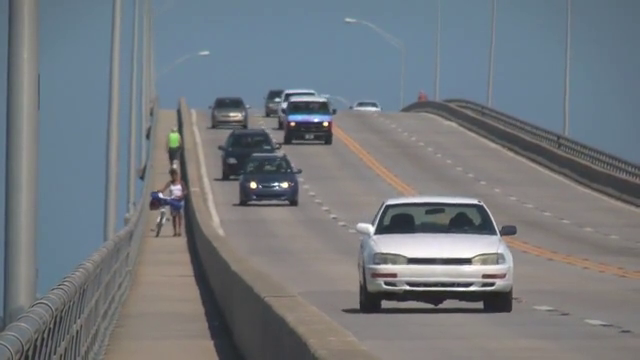
#> input picture frame 91 of images/slow_traffic_small.mp4, 640 x 360 px
$ jupyter execute mean-shift.ipynb
#> lines starting #> are read from the running program, lines starting #| are printed output that depends on the picture; after the words box and inside, x2 and y2 are one past the last pixel; in counts of white or black regions, pixels touching at a corner belong together
[cell 1]
import cv2 as cv
import numpy as np
import matplotlib.pyplot as plt
from IPython import display

## Meanshift

Mục tiêu của thuật toán meanshift là đi tìm cực đại địa phương từ một vị trí bắt đầu gần đó trong không gian hàm mật độ xác suất nào đó. Cụ thể hơn khi đặt trong bài toán tracking trong video, tại frame ảnh thứ $t$, vật thể được xác định là nằm trong cửa sổ ảnh $W^{(t)}$, mục tiêu là tại frame thứ $t+1$, xác định một hàm mật độ xác suất chỉ khả năng một vị trí pixel nằm trong vật thể, khi đó nhiệm vụ của thuật toán mean-shift là dịch cửa số $W^{(t)}$ tới vị trí có khả năng là vật thể cao nhất.

[cell 2]
cap = cv.VideoCapture("../images/slow_traffic_small.mp4") # đọc video
ret, frame = cap.read() # đọc frame đầu tiên của video
#> frame is the input picture: shape (360, 640, 3); mean B, G, R 126.6, 121.2, 115.7

# khởi tạo vị trí cửa sổ theo dõi vật thể ban đầu
x, y, w, h = 300, 200, 100, 50
track_window = (x, y, w, h)

img_track = cv.rectangle(frame, (x, y), (x+w, y+h), (0, 0, 255), 2)

plt.imshow(cv.cvtColor(img_track, cv.COLOR_BGR2RGB))
#> (this line was passed over: IPython is not available in this run)

[cell 3]
cap = cv.VideoCapture("../images/slow_traffic_small.mp4") # đọc video
ret, frame = cap.read() # đọc frame đầu tiên của video

# khởi tạo vị trí cửa sổ theo dõi vật thể ban đầu
x, y, w, h = 300, 200, 100, 50
track_window = (x, y, w, h)

roi = frame[y:y+h, x:x+w]
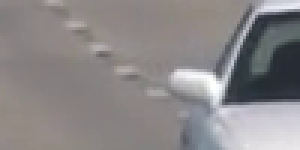
#> roi: shape (50, 100, 3) (shown 3 times larger); mean B, G, R 135.9, 135.1, 138.4
roi_hsv = cv.cvtColor(roi, cv.COLOR_BGR2HSV) # chuyển không gian màu BGR sang HSV
#> roi_hsv: shape (50, 100, 3); mean H, S, V 49.6, 19.4, 141.7
roi_mask = cv.inRange(roi_hsv, np.array((0., 0.,170.)), np.array((180.,255.,255.)))
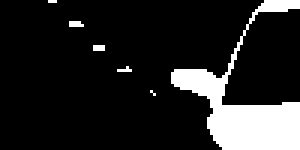
#> roi_mask: shape (50, 100) (shown 3 times larger); 14% white; 6 white regions (5 under 20 px), largest, box (x1, y1, x2, y2) and area: (57, 0, 100, 50) 672
roi_hist= cv.calcHist([roi_hsv], [0], roi_mask, [180], [0, 180]) # thống kê histogram giá trị Hue (màu sắc) trong cửa sổ theo dõi
#> roi_hist = 180 values, max 92 at index 126, min 0 at index 1, mean 3.89
cv.normalize(roi_hist, roi_hist, 0, 255, cv.NORM_MINMAX)

plt.subplot(1, 2, 1)
#> (this line was passed over: IPython is not available in this run)
plt.imshow(cv.cvtColor(roi, cv.COLOR_BGR2RGB))
#> (this line was passed over: IPython is not available in this run)
plt.subplot(1, 2, 2)
#> (this line was passed over: IPython is not available in this run)
plt.imshow(roi_mask, cmap='gray', vmin=0, vmax=255)
#> (this line was passed over: IPython is not available in this run)
plt.show()

# một cửa sổ ảnh ngẫu nhiên khác không chứa vật thể
roi2 = frame[150:150+h, 450:450+w]
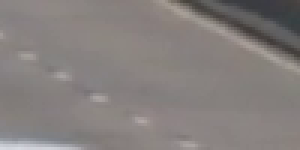
#> roi2: shape (50, 100, 3) (shown 3 times larger); mean B, G, R 125.2, 127.2, 132.8
roi2_hsv = cv.cvtColor(roi2, cv.COLOR_BGR2HSV) # chuyển không gian màu BGR sang HSV
#> roi2_hsv: shape (50, 100, 3); mean H, S, V 22.9, 16.3, 133.2
roi2_hist= cv.calcHist([roi2_hsv], [0], None, [180], [0, 180]) # thống kê histogram giá trị Hue (màu sắc) trong cửa sổ theo dõi
#> roi2_hist = 180 values, max 1312 at index 7, min 0 at index 1, mean 27.78
cv.normalize(roi2_hist, roi2_hist, 0, 255, cv.NORM_MINMAX)

plt.subplot(1, 2, 1)
#> (this line was passed over: IPython is not available in this run)
plt.plot(roi_hist)
#> (this line was passed over: IPython is not available in this run)
plt.subplot(1, 2, 2)
plt.plot(roi2_hist)
plt.show()

$ run again, starting later in the video
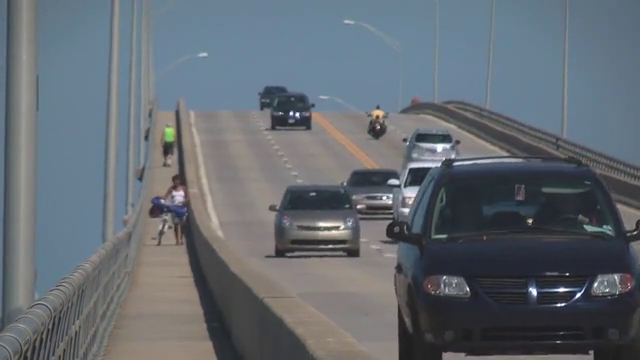
#> input picture frame 411 of images/slow_traffic_small.mp4, 640 x 360 px
#> frame is the input picture: shape (360, 640, 3); mean B, G, R 113.8, 106.6, 99.3
#> roi_hsv: shape (50, 100, 3); mean H, S, V 82.5, 22.5, 104.8
#> `roi_mask = cv.inRange(roi_hsv, np.array((0., 0.,170.)), np.array((180...`:
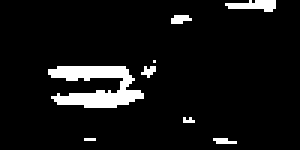
#> roi_mask: shape (50, 100) (shown 3 times larger); 7% white; 8 white regions (6 under 20 px), largest, box (x1, y1, x2, y2) and area: (16, 22, 48, 36) 254, (75, 0, 92, 4) 44
#> roi_hist = 180 values, max 52 at index 18, min 0 at index 1, mean 1.94
#> `roi2 = frame[150:150+h, 450:450+w]`:
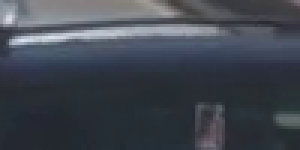
#> roi2: shape (50, 100, 3) (shown 3 times larger); mean B, G, R 79.4, 70.1, 64.3
#> roi2_hsv: shape (50, 100, 3); mean H, S, V 107, 56, 79.6
#> roi2_hist = 180 values, max 644 at index 108, min 0 at index 1, mean 27.78

$ run again, starting later in the video
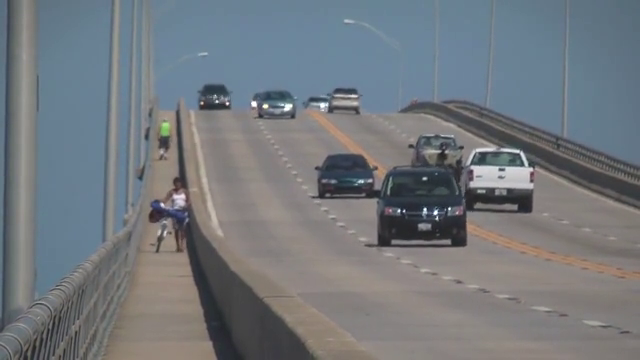
#> input picture frame 731 of images/slow_traffic_small.mp4, 640 x 360 px
#> frame is the input picture: shape (360, 640, 3); mean B, G, R 125.5, 120.3, 115.1
#> roi_hsv: shape (50, 100, 3); mean H, S, V 44.6, 17.7, 124.2
#> `roi_mask = cv.inRange(roi_hsv, np.array((0., 0.,170.)), np.array((180...`:
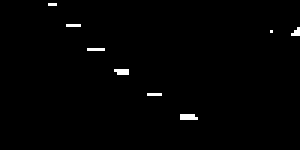
#> roi_mask: shape (50, 100) (shown 3 times larger); 0.92% white in thin lines or dots, all inside (x1, y1, x2, y2) = (16, 1, 100, 40)
#> roi_hist = 180 values, max 11 at index 0, min 0 at index 1, mean 0.256
#> `roi2 = frame[150:150+h, 450:450+w]`:
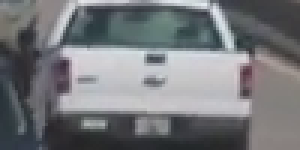
#> roi2: shape (50, 100, 3) (shown 3 times larger); mean B, G, R 122.7, 119.5, 117.6
#> roi2_hsv: shape (50, 100, 3); mean H, S, V 98.5, 21.5, 124.1
#> roi2_hist = 180 values, max 436 at index 113, min 0 at index 1, mean 27.78
